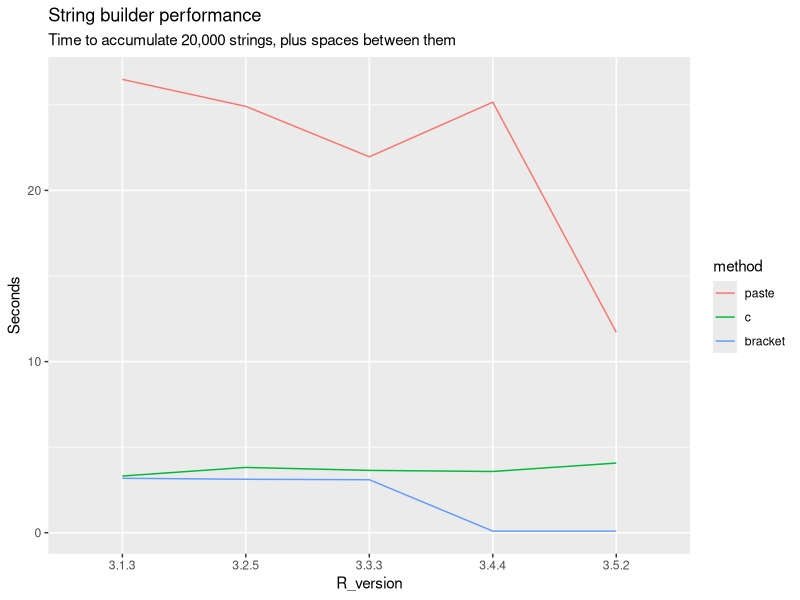
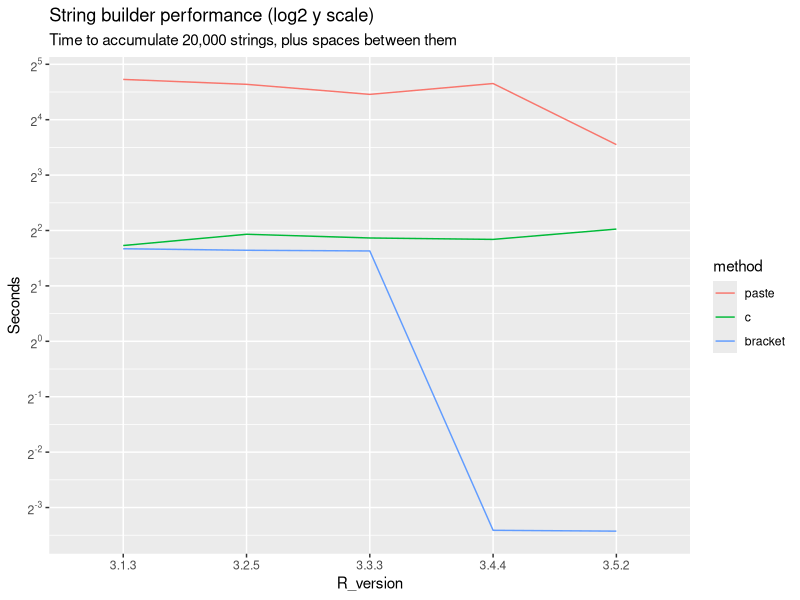

Recreate these plots in R, in order.
## ---- chunk 1
knitr::opts_chunk$set(collapse = TRUE, comment = "#>")
## ---- chunk 2
results <- read.csv("results.csv", header = FALSE)
colnames(results) <- c("R_version", "method", "time")

results$method <- factor(results$method, levels = c("paste", "c", "bracket"))
## ---- chunk 3
library(ggplot2)
library(scales)

p <- ggplot(results, aes(R_version, time, color = method)) +
  geom_line(aes(group = method)) +
  ylab("Seconds") +
  ggtitle("String builder performance",
    "Time to accumulate 20,000 strings, plus spaces between them"
  )

p
## ---- chunk 4
p +
  scale_y_continuous(
    trans = log2_trans(),
    breaks = trans_breaks("log2", function(x) 2^x, n = 10),
    labels = trans_format("log2", math_format(2^.x))
  ) +
  ggtitle("String builder performance (log2 y scale)",
    "Time to accumulate 20,000 strings, plus spaces between them"
  )
## ---- chunk 5
results
